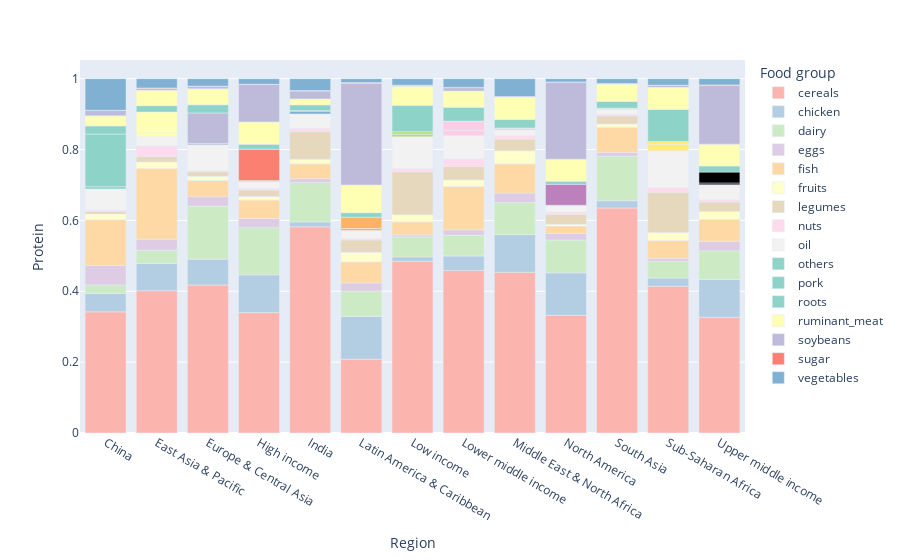

Here is the notebook cell this chart was saved with:
### Code cell
Protein_contrib = foodgroup_contrib[['Food group', 'Region', 'Protein']]
# fig = go.Figure()

stack_bar1 = px.bar(data_frame=foodgroup_contrib, x="Region", y='Protein', color="Food group", color_discrete_sequence = bar_color, text_auto=False)
stack_bar1.show(renderer="iframe")

### Figure 1 — Plotly figure (JSON) as saved in the notebook; plotly's stock layout.template omitted (floating-point values rounded to 4 significant figures)
{"data": [{"alignmentgroup": "True", "hovertemplate": "Food group=cereals<br>Region=%{x}<br>Protein=%{y}<extra></extra>", "legendgroup": "cereals", "marker": {"color": "rgb(251,180,174)", "pattern": {"shape": ""}}, "name": "cereals", "offsetgroup": "cereals", "orientation": "v", "showlegend": true, "textposition": "auto", "type": "bar", "x": ["China", "East Asia & Pacific", "Europe & Central Asia", "High income", "India", "Latin America & Caribbean", "Low income", "Lower middle income", "Middle East & North Africa", "North America", "South Asia", "Sub-Saharan Africa", "Upper middle income"], "xaxis": "x", "y": [0.3419, 0.4015, 0.4176, 0.3397, 0.5819, 0.2082, 0.4846, 0.4587, 0.4537, 0.3323, 0.6352, 0.4142, 0.3267], "yaxis": "y"}, {"alignmentgroup": "True", "hovertemplate": "Food group=chicken<br>Region=%{x}<br>Protein=%{y}<extra></extra>", "legendgroup": "chicken", "marker": {"color": "rgb(179,205,227)", "pattern": {"shape": ""}}, "name": "chicken", "offsetgroup": "chicken", "orientation": "v", "showlegend": true, "textposition": "auto", "type": "bar", "x": ["China", "East Asia & Pacific", "Europe & Central Asia", "High income", "India", "Latin America & Caribbean", "Low income", "Lower middle income", "Middle East & North Africa", "North America", "South Asia", "Sub-Saharan Africa", "Upper middle income"], "xaxis": "x", "y": [0.05197, 0.07685, 0.07295, 0.1067, 0.01378, 0.1207, 0.01236, 0.04081, 0.1061, 0.1196, 0.02029, 0.02298, 0.1065], "yaxis": "y"}, {"alignmentgroup": "True", "hovertemplate": "Food group=dairy<br>Region=%{x}<br>Protein=%{y}<extra></extra>", "legendgroup": "dairy", "marker": {"color": "rgb(204,235,197)", "pattern": {"shape": ""}}, "name": "dairy", "offsetgroup": "dairy", "orientation": "v", "showlegend": true, "textposition": "auto", "type": "bar", "x": ["China", "East Asia & Pacific", "Europe & Central Asia", "High income", "India", "Latin America & Caribbean", "Low income", "Lower middle income", "Middle East & North Africa", "North America", "South Asia", "Sub-Saharan Africa", "Upper middle income"], "xaxis": "x", "y": [0.02396, 0.03771, 0.1498, 0.133, 0.1112, 0.07167, 0.05674, 0.05835, 0.0904, 0.09271, 0.1258, 0.04702, 0.08131], "yaxis": "y"}, {"alignmentgroup": "True", "hovertemplate": "Food group=eggs<br>Region=%{x}<br>Protein=%{y}<extra></extra>", "legendgroup": "eggs", "marker": {"color": "rgb(222,203,228)", "pattern": {"shape": ""}}, "name": "eggs", "offsetgroup": "eggs", "orientation": "v", "showlegend": true, "textposition": "auto", "type": "bar", "x": ["China", "East Asia & Pacific", "Europe & Central Asia", "High income", "India", "Latin America & Caribbean", "Low income", "Lower middle income", "Middle East & North Africa", "North America", "South Asia", "Sub-Saharan Africa", "Upper middle income"], "xaxis": "x", "y": [0.05461, 0.03107, 0.02652, 0.02607, 0.01044, 0.02289, 0.005516, 0.01543, 0.02697, 0.01809, 0.0102, 0.007997, 0.02636], "yaxis": "y"}, {"alignmentgroup": "True", "hovertemplate": "Food group=fish<br>Region=%{x}<br>Protein=%{y}<extra></extra>", "legendgroup": "fish", "marker": {"color": "rgb(254,217,166)", "pattern": {"shape": ""}}, "name": "fish", "offsetgroup": "fish", "orientation": "v", "showlegend": true, "textposition": "auto", "type": "bar", "x": ["China", "East Asia & Pacific", "Europe & Central Asia", "High income", "India", "Latin America & Caribbean", "Low income", "Lower middle income", "Middle East & North Africa", "North America", "South Asia", "Sub-Saharan Africa", "Upper middle income"], "xaxis": "x", "y": [0.1296, 0.2003, 0.0457, 0.05177, 0.04225, 0.05984, 0.03662, 0.1224, 0.08248, 0.02126, 0.07161, 0.05072, 0.06218], "yaxis": "y"}, {"alignmentgroup": "True", "hovertemplate": "Food group=fruits<br>Region=%{x}<br>Protein=%{y}<extra></extra>", "legendgroup": "fruits", "marker": {"color": "rgb(255,255,204)", "pattern": {"shape": ""}}, "name": "fruits", "offsetgroup": "fruits", "orientation": "v", "showlegend": true, "textposition": "auto", "type": "bar", "x": ["China", "East Asia & Pacific", "Europe & Central Asia", "High income", "India", "Latin America & Caribbean", "Low income", "Lower middle income", "Middle East & North Africa", "North America", "South Asia", "Sub-Saharan Africa", "Upper middle income"], "xaxis": "x", "y": [0.01596, 0.01726, 0.01198, 0.009945, 0.01289, 0.02656, 0.02005, 0.01858, 0.03682, 0.004764, 0.008757, 0.02321, 0.02228], "yaxis": "y"}, {"alignmentgroup": "True", "hovertemplate": "Food group=legumes<br>Region=%{x}<br>Protein=%{y}<extra></extra>", "legendgroup": "legumes", "marker": {"color": "rgb(229,216,189)", "pattern": {"shape": ""}}, "name": "legumes", "offsetgroup": "legumes", "orientation": "v", "showlegend": true, "textposition": "auto", "type": "bar", "x": ["China", "East Asia & Pacific", "Europe & Central Asia", "High income", "India", "Latin America & Caribbean", "Low income", "Lower middle income", "Middle East & North Africa", "North America", "South Asia", "Sub-Saharan Africa", "Upper middle income"], "xaxis": "x", "y": [0.007797, 0.01534, 0.01271, 0.01853, 0.07814, 0.0349, 0.1214, 0.0378, 0.03312, 0.02882, 0.02319, 0.1133, 0.02645], "yaxis": "y"}, {"alignmentgroup": "True", "hovertemplate": "Food group=nuts<br>Region=%{x}<br>Protein=%{y}<extra></extra>", "legendgroup": "nuts", "marker": {"color": "rgb(253,218,236)", "pattern": {"shape": ""}}, "name": "nuts", "offsetgroup": "nuts", "orientation": "v", "showlegend": true, "textposition": "auto", "type": "bar", "x": ["China", "East Asia & Pacific", "Europe & Central Asia", "High income", "India", "Latin America & Caribbean", "Low income", "Lower middle income", "Middle East & North Africa", "North America", "South Asia", "Sub-Saharan Africa", "Upper middle income"], "xaxis": "x", "y": [0.003255, 0.03015, 0.003083, 0.004086, 0.009224, 0.004454, 0.009883, 0.02163, 0.01078, 0.006241, 0.004971, 0.01346, 0.006506], "yaxis": "y"}, {"alignmentgroup": "True", "hovertemplate": "Food group=oil<br>Region=%{x}<br>Protein=%{y}<extra></extra>", "legendgroup": "oil", "marker": {"color": "rgb(242,242,242)", "pattern": {"shape": ""}}, "name": "oil", "offsetgroup": "oil", "orientation": "v", "showlegend": true, "textposition": "auto", "type": "bar", "x": ["China", "East Asia & Pacific", "Europe & Central Asia", "High income", "India", "Latin America & Caribbean", "Low income", "Lower middle income", "Middle East & North Africa", "North America", "South Asia", "Sub-Saharan Africa", "Upper middle income"], "xaxis": "x", "y": [0.05951, 0.02592, 0.07263, 0.02048, 0.04029, 0.02232, 0.08899, 0.06565, 0.01456, 0.01865, 0.0129, 0.1039, 0.04247], "yaxis": "y"}, {"alignmentgroup": "True", "hovertemplate": "Food group=others<br>Region=%{x}<br>Protein=%{y}<extra></extra>", "legendgroup": "others", "marker": {"color": ["rgb(141,211,199)", "rgb(255,255,179)", "rgb(190,186,218)", "rgb(251,128,114)", "rgb(128,177,211)", "rgb(253,180,98)", "rgb(179,222,105)", "rgb(252,205,229)", "rgb(217,217,217)", "rgb(188,128,189)", "rgb(204,235,197)", "rgb(255,237,111)"], "pattern": {"shape": ""}}, "name": "others", "offsetgroup": "others", "orientation": "v", "showlegend": true, "textposition": "auto", "type": "bar", "x": ["China", "East Asia & Pacific", "Europe & Central Asia", "High income", "India", "Latin America & Caribbean", "Low income", "Lower middle income", "Middle East & North Africa", "North America", "South Asia", "Sub-Saharan Africa", "Upper middle income"], "xaxis": "x", "y": [0.00661, 0.01047, 0.004202, 0.001934, 0.008179, 0.005549, 0.006946, 0.01494, 0.005552, 0.0002167, 0.003422, 0.01784, 0.00483], "yaxis": "y"}, {"alignmentgroup": "True", "hovertemplate": "Food group=pork<br>Region=%{x}<br>Protein=%{y}<extra></extra>", "legendgroup": "pork", "marker": {"color": ["rgb(141,211,199)", "rgb(255,255,179)", "rgb(190,186,218)", "rgb(251,128,114)", "rgb(128,177,211)", "rgb(253,180,98)", "rgb(179,222,105)", "rgb(252,205,229)", "rgb(217,217,217)", "rgb(188,128,189)", "rgb(204,235,197)", "rgb(255,237,111)"], "pattern": {"shape": ""}}, "name": "pork", "offsetgroup": "pork", "orientation": "v", "showlegend": true, "textposition": "auto", "type": "bar", "x": ["China", "East Asia & Pacific", "Europe & Central Asia", "High income", "India", "Latin America & Caribbean", "Low income", "Lower middle income", "Middle East & North Africa", "North America", "South Asia", "Sub-Saharan Africa", "Upper middle income"], "xaxis": "x", "y": [0.1485, 0.05929, 0.08596, 0.08857, 0.00152, 0.03193, 0.006951, 0.02594, 0.0003807, 0.05915, 0.0002935, 0.008351, 0.03072], "yaxis": "y"}, {"alignmentgroup": "True", "hovertemplate": "Food group=roots<br>Region=%{x}<br>Protein=%{y}<extra></extra>", "legendgroup": "roots", "marker": {"color": "rgb(141,211,199)", "pattern": {"shape": ""}}, "name": "roots", "offsetgroup": "roots", "orientation": "v", "showlegend": true, "textposition": "auto", "type": "bar", "x": ["China", "East Asia & Pacific", "Europe & Central Asia", "High income", "India", "Latin America & Caribbean", "Low income", "Lower middle income", "Middle East & North Africa", "North America", "South Asia", "Sub-Saharan Africa", "Upper middle income"], "xaxis": "x", "y": [0.02286, 0.01803, 0.02308, 0.01434, 0.01615, 0.01279, 0.07452, 0.03916, 0.02367, 0.008824, 0.01925, 0.09019, 0.01735], "yaxis": "y"}, {"alignmentgroup": "True", "hovertemplate": "Food group=ruminant_meat<br>Region=%{x}<br>Protein=%{y}<extra></extra>", "legendgroup": "ruminant_meat", "marker": {"color": "rgb(255,255,179)", "pattern": {"shape": ""}}, "name": "ruminant_meat", "offsetgroup": "ruminant_meat", "orientation": "v", "showlegend": true, "textposition": "auto", "type": "bar", "x": ["China", "East Asia & Pacific", "Europe & Central Asia", "High income", "India", "Latin America & Caribbean", "Low income", "Lower middle income", "Middle East & North Africa", "North America", "South Asia", "Sub-Saharan Africa", "Upper middle income"], "xaxis": "x", "y": [0.02866, 0.04308, 0.04509, 0.06265, 0.01697, 0.07817, 0.05377, 0.04549, 0.06347, 0.06197, 0.04904, 0.06238, 0.06147], "yaxis": "y"}, {"alignmentgroup": "True", "hovertemplate": "Food group=soybeans<br>Region=%{x}<br>Protein=%{y}<extra></extra>", "legendgroup": "soybeans", "marker": {"color": "rgb(190,186,218)", "pattern": {"shape": ""}}, "name": "soybeans", "offsetgroup": "soybeans", "orientation": "v", "showlegend": true, "textposition": "auto", "type": "bar", "x": ["China", "East Asia & Pacific", "Europe & Central Asia", "High income", "India", "Latin America & Caribbean", "Low income", "Lower middle income", "Middle East & North Africa", "North America", "South Asia", "Sub-Saharan Africa", "Upper middle income"], "xaxis": "x", "y": [0.01519, 0.005588, 0.00678, 0.1057, 0.02239, 0.2867, 0.002813, 0.009642, 0.00109, 0.2179, 0.000678, 0.005465, 0.1655], "yaxis": "y"}, {"alignmentgroup": "True", "hovertemplate": "Food group=sugar<br>Region=%{x}<br>Protein=%{y}<extra></extra>", "legendgroup": "sugar", "marker": {"color": "rgb(251,128,114)", "pattern": {"shape": ""}}, "name": "sugar", "offsetgroup": "sugar", "orientation": "v", "showlegend": true, "textposition": "auto", "type": "bar", "x": ["China", "East Asia & Pacific", "Europe & Central Asia", "High income", "India", "Latin America & Caribbean", "Low income", "Lower middle income", "Middle East & North Africa", "North America", "South Asia", "Sub-Saharan Africa", "Upper middle income"], "xaxis": "x", "y": [0.0003419, 0.001155, 0.0007038, 0.0005467, 0.001246, 0.002317, 0.0002358, 0.0007442, 0.0006009, 0.0003033, 0.0007892, 0.0004327, 0.001793], "yaxis": "y"}, {"alignmentgroup": "True", "hovertemplate": "Food group=vegetables<br>Region=%{x}<br>Protein=%{y}<extra></extra>", "legendgroup": "vegetables", "marker": {"color": "rgb(128,177,211)", "pattern": {"shape": ""}}, "name": "vegetables", "offsetgroup": "vegetables", "orientation": "v", "showlegend": true, "textposition": "auto", "type": "bar", "x": ["China", "East Asia & Pacific", "Europe & Central Asia", "High income", "India", "Latin America & Caribbean", "Low income", "Lower middle income", "Middle East & North Africa", "North America", "South Asia", "Sub-Saharan Africa", "Upper middle income"], "xaxis": "x", "y": [0.08922, 0.02632, 0.02121, 0.01595, 0.03345, 0.01098, 0.01857, 0.02473, 0.05033, 0.009181, 0.0137, 0.0186, 0.01762], "yaxis": "y"}], "layout": {"autosize": true, "barmode": "relative", "legend": {"title": {"text": "Food group"}, "tracegroupgap": 0}, "margin": {"t": 60}, "xaxis": {"anchor": "y", "autorange": true, "domain": [0, 1], "range": [-0.5, 12.5], "title": {"text": "Region"}, "type": "category"}, "yaxis": {"anchor": "x", "autorange": true, "domain": [0, 1], "range": [0, 1.053], "title": {"text": "Protein"}, "type": "linear"}}}
